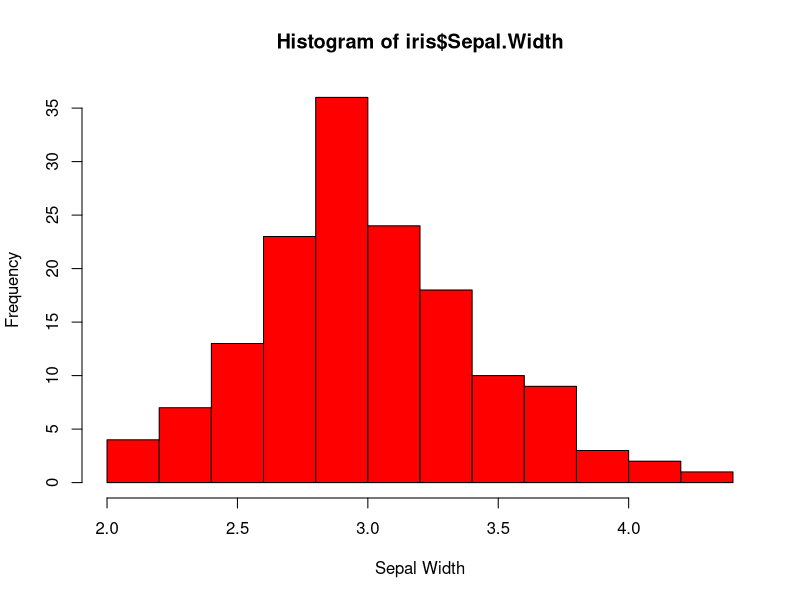
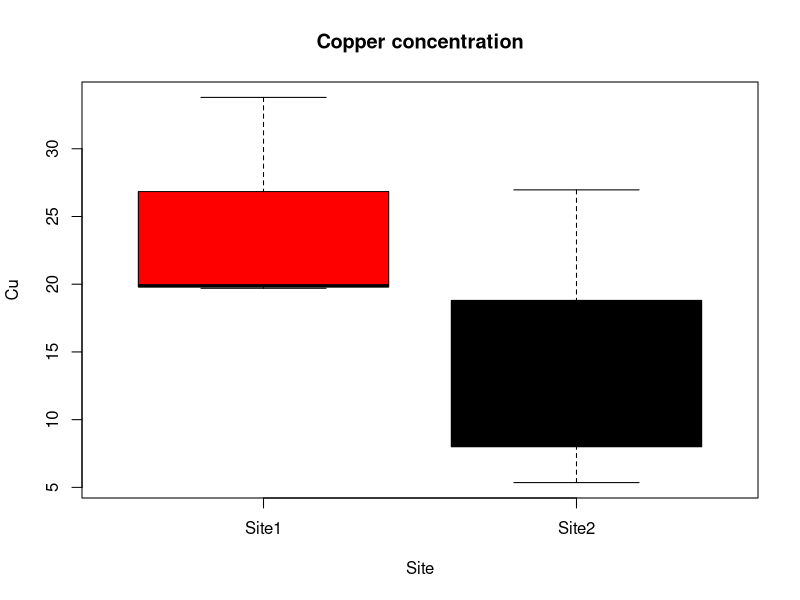
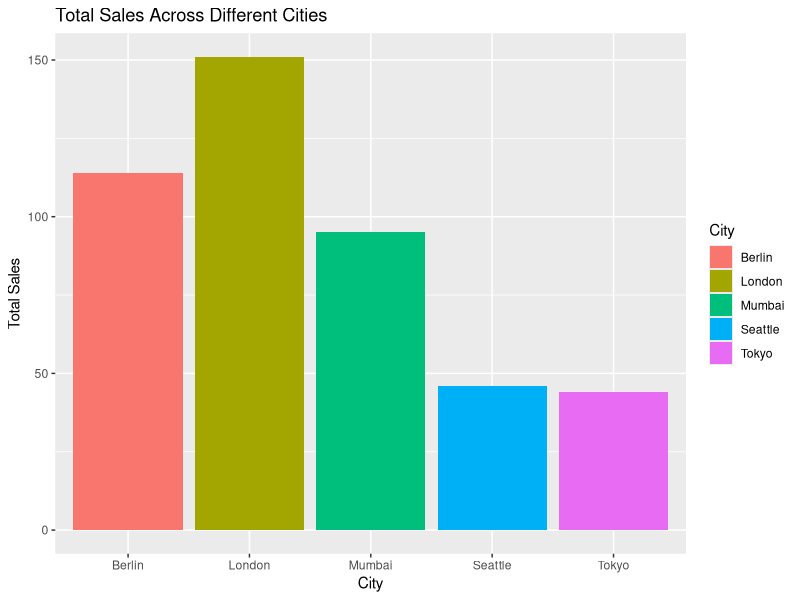
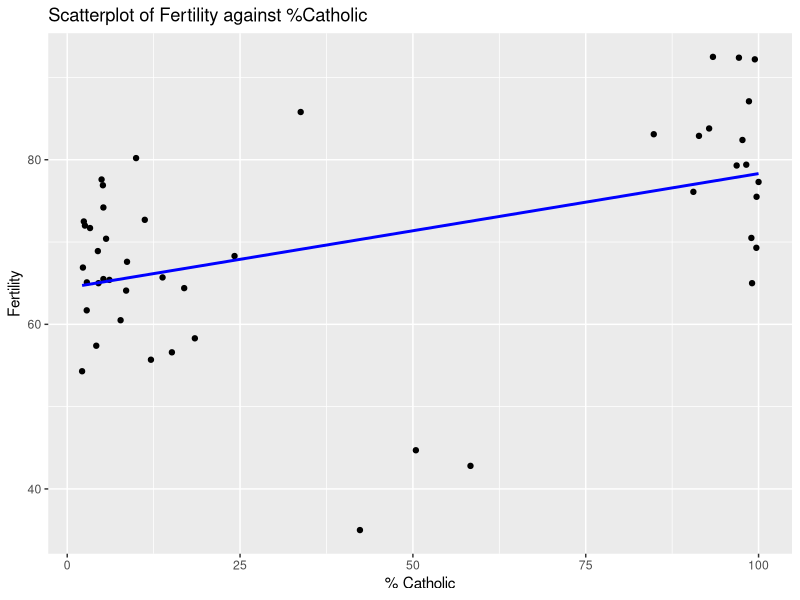
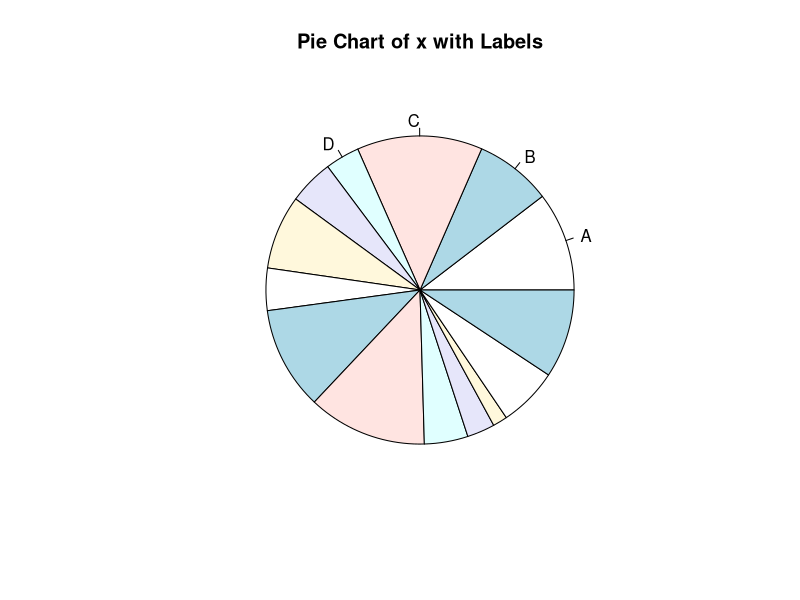
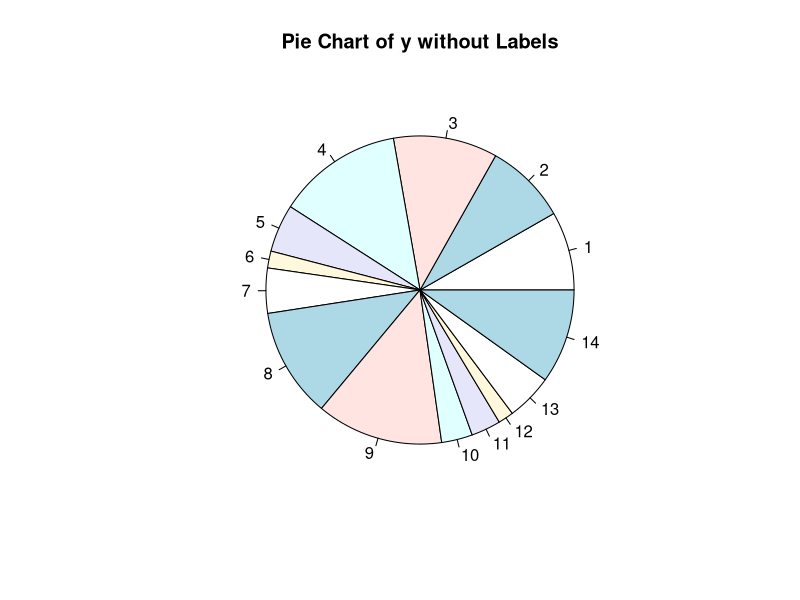
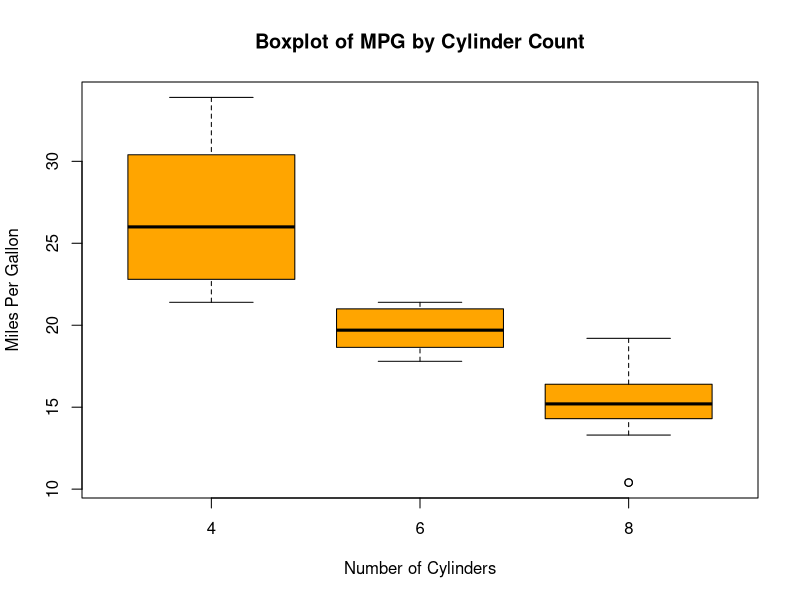

Generate these figures, in order, with R:
# Code by Akshay Kripalani
data(iris)
hist(iris$Sepal.Width, xlab="Sepal Width", col="red", border="black")

# Code by Akshay Kripalani
site <- c("Site1", "Site2", "Site1", "Site2", "Site1", "Site2")
cu <- c(19.700, 10.643, 33.792, 5.353, 19.890, 26.966)
boxplot(cu ~ site, 
        main="Copper concentration",
        xlab="Site", 
        ylab="Cu",
        col=c("red", "black"))
data <- data.frame(Site = site, Cu = cu)
write.csv(data, file = "copper_concentration.csv", row.names = FALSE)


# Code by Akshay Kripalani
city <- c("Seattle", "London", "Tokyo", "Berlin", "Mumbai")
productA <- c(23, 89, 24, 36, 3)
productB <- c(11, 6, 7, 34, 78)
productC <- c(12, 56, 13, 44, 14)

data <- data.frame(City=city, ProductA=productA, ProductB=productB, ProductC=productC)
write.csv(data, file = "sales.csv", row.names = FALSE)

data$TotalSales <- rowSums(data[2:4])

library(ggplot2)

ggplot(data, aes(x=City, y=TotalSales, fill=City)) + 
  geom_bar(stat="identity") +
  labs(title="Total Sales Across Different Cities", x="City", y="Total Sales")



# Code by Akshay Kripalani
library(ggplot2)
data("swiss")
ggplot(swiss, aes(x=Catholic, y=Fertility)) + 
  geom_point() +
  geom_smooth(method="lm", col="blue", se=FALSE) +
  labs(title="Scatterplot of Fertility against %Catholic",
       x="% Catholic",
       y="Fertility")

# Code by Akshay Kripalani
sampleFactor <- factor(c("apple", "banana", "apple", "cherry", "banana"))
print("Original factor:")
print(sampleFactor)
print("Original levels:")
print(levels(sampleFactor))
levelsList <- levels(sampleFactor)
levelsList[1] <- "red"
levels(sampleFactor) <- levelsList
print("Updated factor:")
print(sampleFactor)
print("Updated levels:")
print(levels(sampleFactor))


# Code by Akshay Kripalani
months <- c("January", "February", "March", "April", "May", "June", "July", "August", "September", "October", "November", "December",
            "January", "February", "March", "April", "May", "June", "July", "August", "September", "October", "November", "December")

ordered_months <- factor(months, levels = c("January", "February", "March", "April", "May", "June", 
                                            "July", "August", "September", "October", "November", "December"), 
                         ordered = TRUE)
print(ordered_months)
x <- c(75, 58, 95, 26, 34, 56, 32, 78, 90, 33, 21, 11, 45, 67)
y <- c(56, 58, 74, 89, 34, 12, 32, 78, 90, 22, 21, 11, 33, 67)
labels <- c("A", "B", "C", "D")
pie(x, labels = labels, main = "Pie Chart of x with Labels")
pie(y, main = "Pie Chart of y without Labels")


# Code by Akshay Kripalani
data(mtcars)
boxplot(mpg ~ cyl, data = mtcars, 
        xlab = "Number of Cylinders", 
        ylab = "Miles Per Gallon", 
        main = "Boxplot of MPG by Cylinder Count",
        col = "orange")

